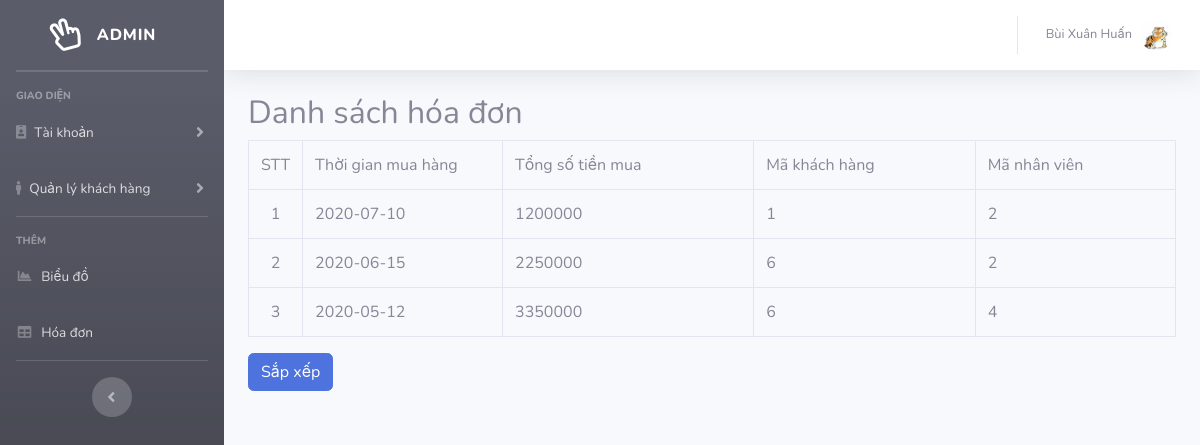
The app's page /admin/index.php?controller=bills/list (signed in) with its own data.
### tables this page shows
CREATE TABLE `bill` (
	`id` int(11) AUTO_INCREMENT,
	`time` date ,
	`totalAmount` int(11),
	`idClient` int(11),
	`idStaff` int(11),
	`updated` timestamp ON UPDATE CURRENT_TIMESTAMP(),
	primary key (`id`)
);

### admin/controllers/bills/listController.php (called while the page is built, shortened)
<?php
	class listBills extends Controller{
		public function __construct(){
			$act = isset($_GET["act"]) ? $_GET["act"] :"";
			switch ($act) {
			default:
					$data = $this->Model->fetch("select * from bill ");
					break;
				}
			include "views/bills/listView.php";
		}
	}
	new listBills();
?>

### config/Controller.php (called while the page is built, shortened)
<?php
	class Controller {
		public function __construct(){
			$this->Model = new Model();
		}
	}

### config/Model.php (called while the page is built, shortened)
<?php
	class Model {
		public function fetch($sql){
			global $con;
			$result = mysqli_query($con,$sql);
			$arr = array();
			while($rows = mysqli_fetch_array($result))
				$arr[] = $rows;
			return $arr;
		}
}

### admin/views/bills/listView.php (the view)
<div class="row">
	<div class="col-lg-12">
		<h2 class="page-header">
			Danh sách hóa đơn
		</h2>
	</div>
</div>
<table class="table table-bordered table-hover">
	<tr>
		<td width="50px;">STT</td>
		<td width="200px;">Thời gian mua hàng</td>
		<td>Tổng số tiền mua</td>
		<td>Mã khách hàng</td>
		<td>Mã nhân viên</td>
	</tr>
	<?php
		$stt=0;
		foreach ($data as $value) {
		 	$stt++;
	 ?>
	 <tr>
	 	<td style="text-align: center;"><?php echo $stt; ?></td>
	 	<td><?php echo $value["time"] ?></td>
	 	<td><?php echo $value["totalAmount"] ?></td>
	 	<td><?php echo $value["idClient"] ?></td>
	 	<td><?php echo $value["idStaff"] ?></td>
	 </tr>
	<?php } ?>
</table>
<a href="index.php?controller=bills/list&act=sort" class="btn btn-primary">
	Sắp xếp
</a>

### records on screen
bill: time "2020-07-10", totalAmount "1200000", idClient "1", idStaff "2"
bill: time "2020-06-15", totalAmount "2250000", idClient "6", idStaff "2"
bill: time "2020-05-12", totalAmount "3350000", idClient "6", idStaff "4"

### other values on screen
$_SESSION["name"] "Bùi Xuân Huấn"
